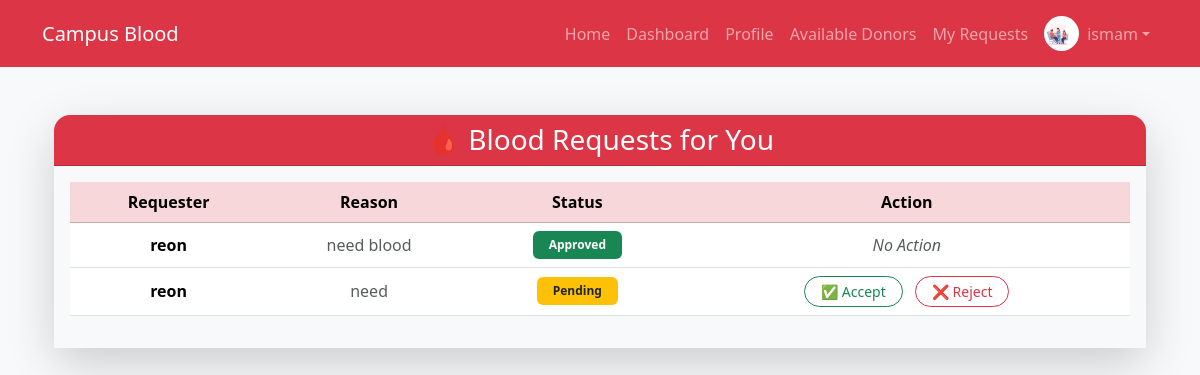
The app's page /my-requests/ (signed in), older data.
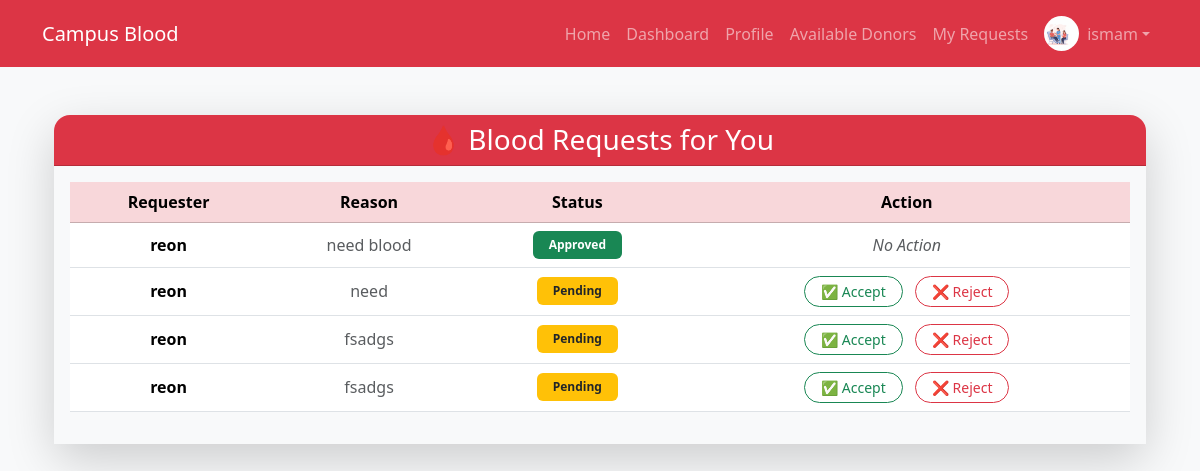
The same page, newer data.
### blood/models.py (models this page shows, shortened)
class Request(models.Model):
    donor = models.ForeignKey(Donor, on_delete=models.CASCADE, related_name='requests')
    requester = models.ForeignKey(User, on_delete=models.CASCADE)
    reason = models.TextField(blank=True)
    date = models.DateTimeField(default=timezone.now)
    status = models.CharField(max_length=20, default="Pending")  # Pending / Approved / Rejected

### blood/views.py (the view)
# urls.py: path('my-requests/', views.donor_requests, name='donor_requests'),
@login_required
def donor_requests(request):
    try:
        donor = Donor.objects.get(user=request.user)
    except Donor.DoesNotExist:
        return redirect('profile')
    requests = donor.requests.all()
    return render(request, 'blood/donor_requests.html', {'requests': requests})

### blood/templates/blood/donor_requests.html (shortened to what this page needs)
{% extends 'blood/base.html' %}
{% block content %}
<div class="container mt-5 mb-5">
  <div class="card shadow-lg border-0 rounded-4">
    <div class="card-header bg-danger text-white text-center rounded-top-4">
      <h3 class="mb-0">🩸 Blood Requests for You</h3>
    </div>
    <div class="card-body bg-light">
      {% if requests %}
      <div class="table-responsive">
        <table class="table table-hover align-middle text-center">
          <thead class="table-danger text-dark">
            <tr>
              <th>Requester</th>
              <th>Reason</th>
              <th>Status</th>
              <th>Action</th>
            </tr>
          </thead>
          <tbody>
            {% for req in requests %}
            <tr>
              <td class="fw-semibold">{{ req.requester.username }}</td>
              <td class="text-muted">{{ req.reason }}</td>
              <td>
                {% if req.status == 'Pending' %}
                  <span class="badge bg-warning text-dark px-3 py-2">{{ req.status }}</span>
                {% elif req.status == 'Approved' %}
                  <span class="badge bg-success px-3 py-2">{{ req.status }}</span>
                {% else %}
                  <span class="badge bg-danger px-3 py-2">{{ req.status }}</span>
                {% endif %}
              </td>
              <td>
                {% if req.status == 'Pending' %}
                  <a href="{% url 'respond_request' req.id 'Approved' %}"
                     class="btn btn-sm btn-outline-success px-3 me-2 rounded-pill">
                    ✅ Accept
                  </a>
                  <a href="{% url 'respond_request' req.id 'Rejected' %}"
                     class="btn btn-sm btn-outline-danger px-3 rounded-pill">
                    ❌ Reject
                  </a>
                {% else %}
                  <span class="text-muted fst-italic">No Action</span>
                {% endif %}
              </td>
            </tr>
            {% endfor %}
          </tbody>
        </table>
      </div>
      {% else %}
        <div class="text-center py-4">
          <h5 class="text-muted">No requests received yet 🕊️</h5>
        </div>
      {% endif %}
    </div>
  </div>
</div>
{% endblock %}

Row changes from the older to the newer data that the page shows:
added Request: requester.username "reon", reason "fsadgs", status "Pending", shows "✅ Accept"
added Request: requester.username "reon", reason "fsadgs", status "Pending", shows "✅ Accept"
